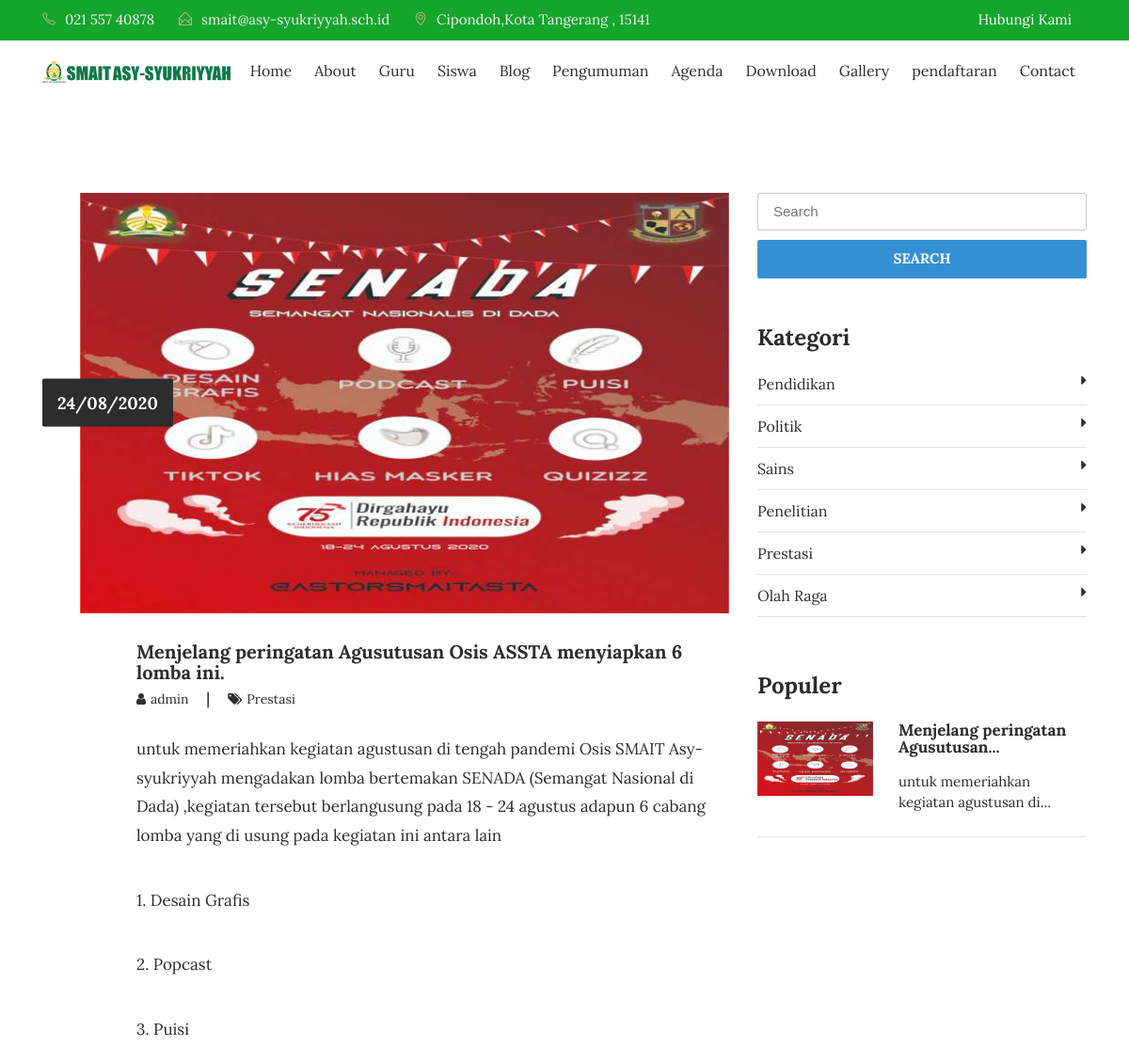
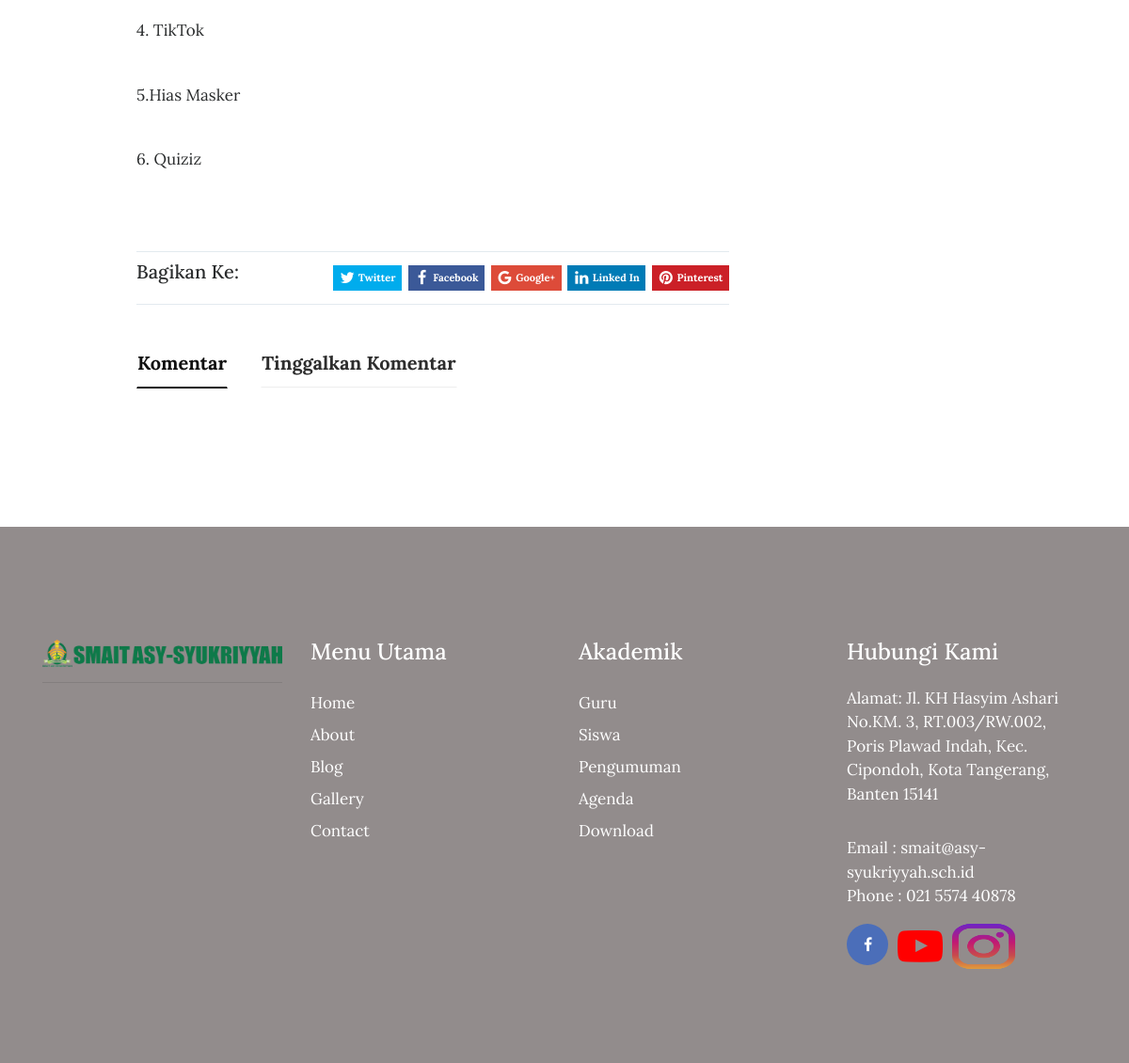
The page /artikel/menjelang-peringatan-agusutusan-osis-assta-menyiapkan-6-lomba-ini. on the database its author committed (2 pictures, top to bottom).
### tables this page shows
CREATE TABLE `tbl_tulisan` (
  `tulisan_id` int(11) NOT NULL,
  `tulisan_judul` varchar(100) DEFAULT NULL,
  `tulisan_isi` text,
  `tulisan_tanggal` timestamp NULL DEFAULT CURRENT_TIMESTAMP,
  `tulisan_kategori_id` int(11) DEFAULT NULL,
  `tulisan_kategori_nama` varchar(30) DEFAULT NULL,
  `tulisan_views` int(11) DEFAULT '0',
  `tulisan_gambar` varchar(40) DEFAULT NULL,
  `tulisan_pengguna_id` int(11) DEFAULT NULL,
  `tulisan_author` varchar(40) DEFAULT NULL,
  `tulisan_img_slider` int(2) NOT NULL DEFAULT '0',
  `tulisan_slug` varchar(200) DEFAULT NULL
);

CREATE TABLE `tbl_kategori` (
  `kategori_id` int(11) NOT NULL,
  `kategori_nama` varchar(30) DEFAULT NULL,
  `kategori_tanggal` timestamp NULL DEFAULT CURRENT_TIMESTAMP
);

### application/controllers/Blog.php (called while the page is built, shortened)
<?php
class Blog extends CI_Controller{
	function __construct(){
		$this->load->model('m_tulisan');
		$this->load->model('m_pengunjung');
	}
	function detail($slugs){
		$slug=htmlspecialchars($slugs,ENT_QUOTES);
		$query = $this->db->get_where('tbl_tulisan', array('tulisan_slug' => $slug));
		if($query->num_rows() > 0){
			$b=$query->row_array();
			$kode=$b['tulisan_id'];
			$this->db->query("UPDATE tbl_tulisan SET tulisan_views=tulisan_views+1 WHERE tulisan_id='$kode'");
			$data=$this->m_tulisan->get_berita_by_kode($kode);
			$row=$data->row_array();
			$x['id']=$row['tulisan_id'];
			$x['title']=$row['tulisan_judul'];
			$x['image']=$row['tulisan_gambar'];
			$x['blog'] =$row['tulisan_isi'];
			$x['tanggal']=$row['tanggal'];
			$x['author']=$row['tulisan_author'];
			$x['kategori']=$row['tulisan_kategori_nama'];
			$x['slug']=$row['tulisan_slug'];
			$x['show_komentar']=$this->m_tulisan->show_komentar_by_tulisan_id($kode);
			$x['category']=$this->db->get('tbl_kategori');
			$x['populer']=$this->db->query("SELECT * FROM tbl_tulisan ORDER BY tulisan_views DESC LIMIT 5");
			$this->load->view('depan/v_blog_detail',$x);
		}else{
			redirect('artikel');
		}
	}
}

### index.php (called while the page is built, shortened)
<?php
require_once BASEPATH.'core/CodeIgniter.php';

### application/models/M_tulisan.php (called while the page is built, shortened)
<?php
class M_tulisan extends CI_Model{
	function get_berita_by_kode($kode){
		$hsl=$this->db->query("SELECT tbl_tulisan.*,DATE_FORMAT(tulisan_tanggal,'%d/%m/%Y') AS tanggal FROM tbl_tulisan where tulisan_id='$kode'");
		return $hsl;
	}
}

### application/views/depan/v_blog_detail.php (the view, shortened to what this page needs)
<!DOCTYPE html>
<html lang="en">
<head>
    <?php
        function limit_words($string, $word_limit){
            $words = explode(" ",$string);
            return implode(" ",array_splice($words,0,$word_limit));
        }
    ?>
    <link rel="stylesheet" href="<?php echo base_url().'theme/css/bootstrap.min.css'?>">
    <link rel="stylesheet" href="<?php echo base_url().'theme/css/font-awesome.min.css'?>">
    <link rel="stylesheet" href="<?php echo base_url().'theme/css/simple-line-icons.css'?>">
    <link rel="stylesheet" href="<?php echo base_url().'theme/css/owl.carousel.min.css'?>">
    <link href="<?php echo base_url().'theme/css/style.css'?>" rel="stylesheet">
    <link href="<?php echo base_url().'theme/css/jssocials.css'?>" rel="stylesheet">
    <link href="<?php echo base_url().'theme/css/jssocials-theme-flat.css'?>" rel="stylesheet">
</head>
<body>
  <div class="header-topbar">
        <div class="container">
            <div class="row">
                <div class="col-xs-6 col-sm-8 col-md-9">
                    <div class="header-top_address">
                        <div class="header-top_list">
                            <span class="icon-phone"></span>021 557 40878
                        </div>
                        <div class="header-top_list">
                            <span class="icon-envelope-open"></span>smait@asy-syukriyyah.sch.id
                        </div>
                        <div class="header-top_list">
                            <span class="icon-location-pin"></span>Cipondoh,Kota Tangerang , 15141
                        </div>
                    </div>
                </div>
                <div class="col-xs-6 col-sm-4 col-md-3">
                    <div class="header-top_login mr-sm-3">
                        <a href="<?php echo site_url('contact');?>">Hubungi Kami</a>
                    </div>
                </div>
            </div>
        </div>
    </div>
    <div data-toggle="affix">
        <div class="container nav-menu2">
            <div class="row">
                <div class="col-md-12">
                    <nav class="navbar navbar2 navbar-toggleable-md navbar-light bg-faded">
                        <a href="<?php echo site_url('');?>" class="navbar-brand nav-brand2"><img class="img img-responsive" width="200px;" src="<?php echo base_url().'theme/images/logo1.png'?>"></a>
                        <div class="collapse navbar-collapse justify-content-end" id="navbarNavDropdown">
                            <ul class="navbar-nav">
                                <li class="nav-item">
                                    <a class="nav-link" href="<?php echo site_url('');?>">Home</a>
                                </li>
                                <li class="nav-item">
                                    <a class="nav-link" href="<?php echo site_url('about');?>">About</a>
                                </li>
                                <li class="nav-item">
                                    <a class="nav-link" href="<?php echo site_url('guru');?>">Guru</a>
                                </li>
                                <li class="nav-item">
                                    <a class="nav-link" href="<?php echo site_url('siswa');?>">Siswa</a>
                                </li>
                                <li class="nav-item">
                                    <a class="nav-link" href="<?php echo site_url('blog');?>">Blog</a>
                                </li>
                                <li class="nav-item">
                                    <a class="nav-link" href="<?php echo site_url('pengumuman');?>">Pengumuman</a>
                                </li>
                                <li class="nav-item">
                                    <a class="nav-link" href="<?php echo site_url('agenda');?>">Agenda</a>
                                </li>
                                <li class="nav-item">
                                    <a class="nav-link" href="<?php echo site_url('download');?>">Download</a>
                                </li>
                                <li class="nav-item">
                                    <a class="nav-link" href="<?php echo site_url('galeri');?>">Gallery</a>
                                </li>
                                <li class="nav-item">
                                  <a class="nav-link" href="http://ppdb.asy-syukriyyah.sch.id/">pendaftaran</a>
                                </li>
                                <li class="nav-item">
                                  <a class="nav-link" href="<?php echo site_url('contact');?>">Contact</a>
                                </li>
                             </ul>
                        </div>
                    </nav>
                </div>
            </div>
        </div>
      </div>
<section class="blog-wrap">
    <div class="container">
        <div class="row">
            <div class="col-md-8">
                <div class="blog-img_block">
                    <img src="<?php echo base_url().'assets/images/'.$image?>" class="img-fluid" alt="blog-img">
                    <div class="blog-date">
                        <span><?php echo $tanggal;?></span>
                    </div>
                </div>
                <div class="blog-tiltle_block">
                    <h4><a href="<?php echo site_url('artikel/'.$slug);?>"><?php echo $title;?></a></h4>
                    <h6> <a href="#"><i class="fa fa-user" aria-hidden="true"></i><span><?php echo $author;?></span> </a>  |   <a href="#"><i class="fa fa-tags" aria-hidden="true"></i><span><?php echo $kategori;?></span></a></h6>
                    <?php echo $blog;?>
                </div>
                <div class="blog-tiltle_block">
                    <div class="blog-icons">
                        <div class="blog-share_block">
                          <div class="pull-left"><h5>Bagikan Ke:</h5></div>
                          <div class="sharePopup"></div>
                        </div>
                    </div>
                    <ul class="nav nav-tabs blogpost-tab-wrap" role="tablist">
                        <li class="nav-item blogpost-nav-tab">
                            <a class="nav-link active" data-toggle="tab" href="#comments" role="tab">Komentar</a>
                        </li>
                        <li class="nav-item blogpost-nav-tab">
                            <a class="nav-link" data-toggle="tab" href="#write-comment" role="tab">Tinggalkan Komentar</a>
                        </li>
                    </ul>
                    <div class="clearfix"></div>
                </div>
            </div>
            <div class="col-md-4">
              <form action="<?php echo site_url('blog/search');?>" method="get">
                  <input type="text" name="keyword" placeholder="Search" class="blog-search" required>
                  <button type="submit" class="btn btn-warning btn-blogsearch">SEARCH</button>
              </form>
                <div class="blog-category_block">
                    <h3>Kategori</h3>
                    <ul>
                      <?php foreach ($category->result() as $row) : ?>
                        <li><a href="<?php echo site_url('blog/kategori/'.str_replace(" ","-",$row->kategori_nama));?>"><?php echo $row->kategori_nama;?><i class="fa fa-caret-right" aria-hidden="true"></i></a></li>
                      <?php endforeach;?>
                    </ul>
                </div>
                <div class="blog-featured_post">
                    <h3>Populer</h3>
                  <?php foreach ($populer->result() as $row) :?>
                    <div class="blog-featured-img_block">
                        <img width="35%" src="<?php echo base_url().'assets/images/'.$row->tulisan_gambar;?>" class="img-fluid" alt="blog-featured-img">
                        <h5><a href="<?php echo site_url('artikel/'.$row->tulisan_slug);?>"><?php echo limit_words($row->tulisan_judul,3).'...';?></a></h5>
                        <p><?php echo limit_words($row->tulisan_isi,5).'...';?></p>
                    </div>
                    <hr>
                  <?php endforeach;?>
                </div>
            </div>
        </div>
    </div>
</section>
<footer>
    <div class="container">
        <div class="row">
            <div class="col-md-3">
                <div class="foot-logo">
                    <a href="<?php echo site_url();?>">
                        <img src="<?php echo base_url().'theme/images/logo1.png'?>" class="img-fluid" alt="footer_logo">
                        <hr>
                    </a>
                    </div>
                </div>
                <div class="col-md-3">
                    <div class="sitemap">
                        <h3>Menu Utama</h3>
                        <ul>
                            <li><a href="<?php echo site_url();?>">Home</a></li>
                            <li><a href="<?php echo site_url('about');?>">About</a></li>
                            <li><a href="<?php echo site_url('artikel');?>">Blog </a></li>
                            <li><a href="<?php echo site_url('galeri');?>">Gallery</a></li>
                            <li><a href="<?php echo site_url('contact');?>">Contact</a></li>
                        </ul>
                    </div>
                </div>
                <div class="col-md-3">
                  <div class="sitemap">
                      <h3>Akademik</h3>
                      <ul>
                          <li><a href="<?php echo site_url('guru');?>">Guru</a></li>
                          <li><a href="<?php echo site_url('siswa');?>">Siswa </a></li>
                          <li><a href="<?php echo site_url('pengumuman');?>">Pengumuman</a></li>
                          <li><a href="<?php echo site_url('agenda');?>">Agenda</a></li>
                          <li><a href="<?php echo site_url('download');?>">Download</a></li>
                      </ul>
                  </div>
                </div>
                <div class="col-md-3">
                    <div class="address">
                        <h3>Hubungi Kami</h3>
                        <p><span>Alamat: </span> Jl. KH Hasyim Ashari No.KM. 3, RT.003/RW.002, Poris Plawad Indah, Kec. Cipondoh, Kota Tangerang, Banten 15141</p>
                        <p>Email : smait@asy-syukriyyah.sch.id
                            <br> Phone : 021 5574 40878</p>
                            <ul class="footer-social-icons">
                                <li><a href="#"><i class="fa fa-facebook fa-fb" aria-hidden="true"></i></a></li>
                                <li><a href="#"><i class="fa fa-youtube-play" style="font-size:48px;color:red"></i></a></li>
                                <li><a href="#"><img src="<?php echo base_url().'theme/images/ig_icon.png'?>" height="48px"; width="67px";> </img></a></li>
                            </ul>
                        </div>
                    </div>
                </div>
            </div>
        </footer>
    </body>
    </html>

### application/views/depan/v_blog_detail.php (style rules this page uses)
.sharePopup { font-size: 11px; }

### rows shown on the page
tbl_tulisan: tulisan_gambar (picture), tulisan_judul "Menjelang peringatan Agusutusan Osis ASSTA menyiapkan 6 lomba ini.", tulisan_author "admin", tulisan_kategori_nama "Prestasi", tulisan_isi "untuk memeriahkan kegiatan agustusan di tengah pandemi Osis SMAIT Asy-syukriyyah mengadakan lomba bertemakan SENADA (Semangat Nasional di Dada) ,kegiatan tersebut berlangusung pada 18 - 24 agustus adapun 6 cabang lomba yang di usung pada kegiatan ini antara lain 1. Desain Grafis 2. Popcast 3. Puisi 4. TikTok 5.Hias Masker 6. Quiziz", tulisan_judul "Menjelang peringatan Agusutusan", tulisan_isi "untuk memeriahkan kegiatan agustusan di"
tbl_kategori: kategori_nama "Pendidikan"
tbl_kategori: kategori_nama "Politik"
tbl_kategori: kategori_nama "Sains"
tbl_kategori: kategori_nama "Penelitian"
tbl_kategori: kategori_nama "Prestasi"
tbl_kategori: kategori_nama "Olah Raga"

### other values the page prints
$tanggal "24/08/2020"
